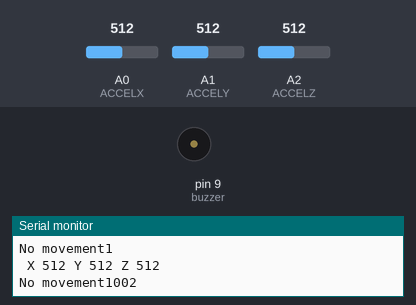
The sketch below on a simulated Arduino Uno, built with avr-gcc and run on an emulated ATmega328P. Shown: buzzer (waves = sounding), the last lines printed to the serial monitor. The test bench sets the inputs (shaded band); at power-on: A0 (ACCELX) = 512, A1 (ACCELY) = 512, A2 (ACCELZ) = 512.

Above: at 1.2 s.
1.3 s: A0 (ACCELX) set to 554
At 5.1 s:
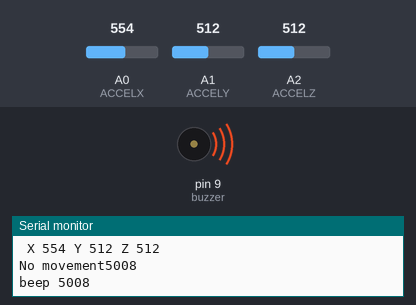
5.2 s: A0 (ACCELX) set to 579
At 7.1 s:
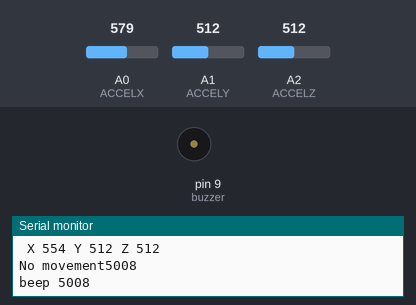
Timing chart, 0 to 8.6 s (numbered marks = the images above; inputs shaded):
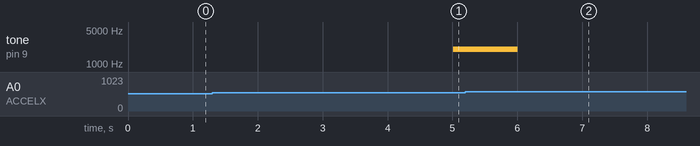

The sketch:

Hackathon.ino
```cpp
unsigned long Time = 0;
unsigned long timeDifference;
int prevstate = 0;
const int buzzer = 9;
#define ACCELX A0
#define ACCELY A1
#define ACCELZ A2
int StartX = 0;
int StartY = 0;
int StartZ = 0;

unsigned long interval = 5000;
unsigned long previousMillis = 0;
int move = 0;


void setup() {
  Serial.begin(9600);
  pinMode(6, INPUT);

  pinMode(buzzer, OUTPUT);

  StartX = analogRead(ACCELX);
  StartY = analogRead(ACCELY);
  StartZ = analogRead(ACCELZ);
//  previousMillis = millis();

}


void loop() {

  Serial.print(" X " );
  Serial.print(analogRead(ACCELX));
  Serial.print(" Y " );
  Serial.print(analogRead(ACCELY));
  Serial.print(" Z " );
  Serial.print(analogRead(ACCELZ));
  //  Serial.print(" Minutes: ");
  //  Time = millis();
  //  Serial.print(Time);
  Serial.println();


  int CurrentX = analogRead(ACCELX);
  int CurrentY = analogRead(ACCELY);
  int CurrentZ = analogRead(ACCELZ);


  unsigned long currentMillis = millis();


  if (CurrentX - StartX >= 50 || CurrentY - StartY >= 50 || CurrentZ - StartZ >= 50) {//when you move
    Serial.print("MOVING ");
//     delay(interval);
      Serial.println(currentMillis);
      //Serial.println(previousMillis);
      previousMillis = currentMillis;

      move = 0;
    }

  else {//not moving
    //previousMillis = currentMillis;
    Serial.print("No movement");
    Serial.println(currentMillis);
    //previousMillis = millis();


      if ( (currentMillis - previousMillis > interval )) {

      currentMillis = millis();
      previousMillis = currentMillis;

      Serial.print("beep ");
//      Serial.println(move);
      Serial.println(currentMillis);
      move = 1;
      tone(buzzer, 2000);
      delay(1000);
      noTone(buzzer);
      delay(1000);

    }
    else {
      if (move == 1) {
      Serial.print("beep ");
      Serial.println(currentMillis);
      tone(buzzer, 2000);
      delay(1000);
      noTone(buzzer);
      delay(1000);
      }
    }

     // Serial.println(move);
//    if (CurrentX - StartX < 50 || CurrentY - StartY < 50 || CurrentZ - StartZ < 50) {
//    if(move<1){
//      Serial.println("move == 0");
//      tone(buzzer, 2000);
//      delay(1000);
//      noTone(buzzer);
//      delay(1000);

    }


  delay(1000);
}
```

Measured:
- the behaviour switches between 561 and 562 on A0 (ACCELX) (found by bisection; images 1 and 2)
- after the input at 5.2 s, tone on pin 9 (buzzer): goes on until 6.0 s, then stays silent
